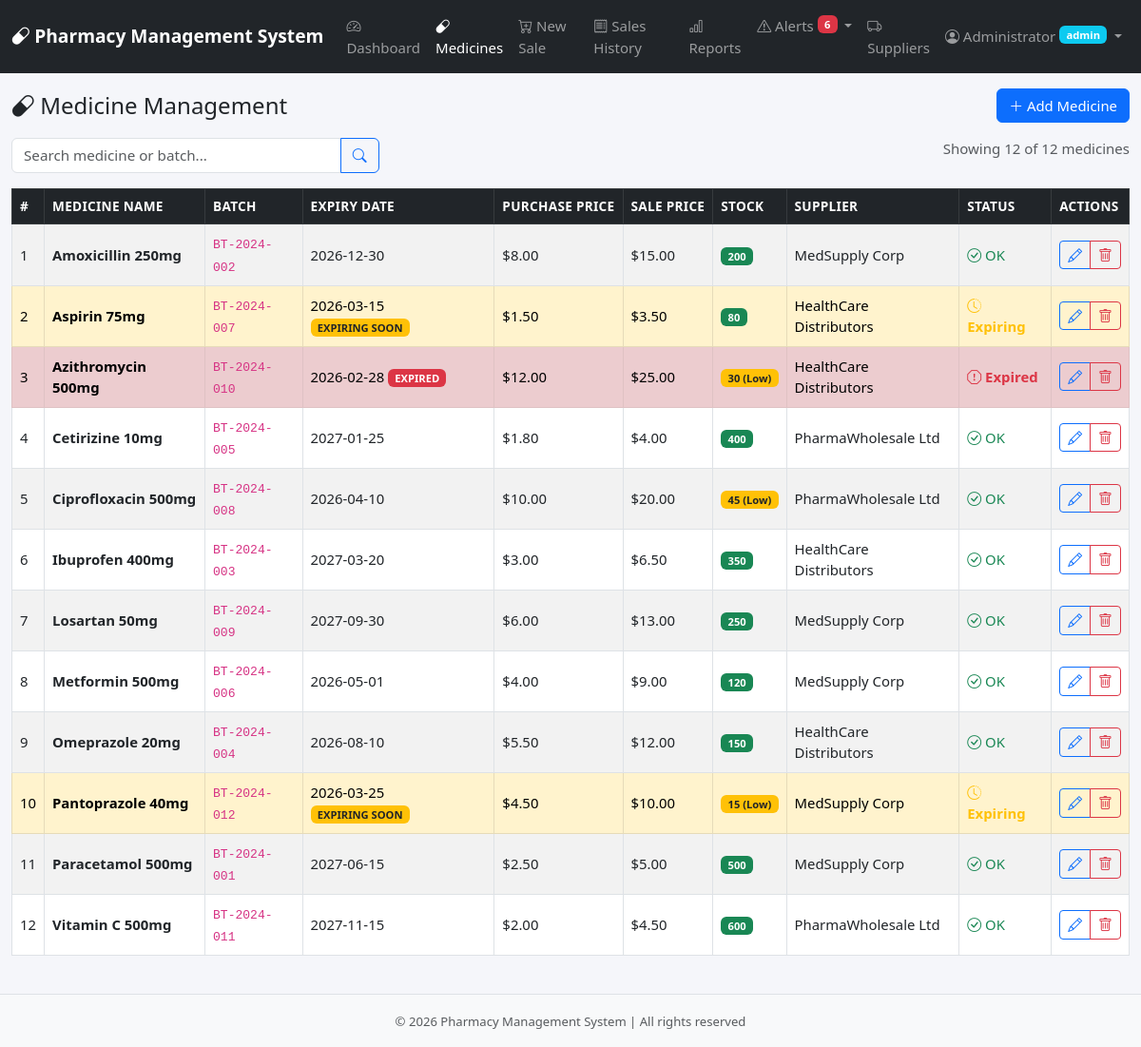
The page /admin/medicines.php (signed in) on the database its author committed.
### tables this page shows
CREATE TABLE `medicines` (
    `id` INT UNSIGNED AUTO_INCREMENT PRIMARY KEY,
    `name` VARCHAR(200) NOT NULL,
    `batch_number` VARCHAR(50) NOT NULL,
    `expiry_date` DATE NOT NULL,
    `purchase_price` DECIMAL(10,2) NOT NULL CHECK (`purchase_price` > 0),
    `sale_price` DECIMAL(10,2) NOT NULL CHECK (`sale_price` > 0),
    `quantity` INT NOT NULL DEFAULT 0 CHECK (`quantity` >= 0),
    `supplier_id` INT UNSIGNED DEFAULT NULL,
    `created_at` DATETIME NOT NULL DEFAULT CURRENT_TIMESTAMP,
    `updated_at` DATETIME DEFAULT NULL ON UPDATE CURRENT_TIMESTAMP,
    INDEX `idx_medicines_name` (`name`),
    INDEX `idx_medicines_expiry` (`expiry_date`),
    INDEX `idx_medicines_batch` (`batch_number`),
    INDEX `idx_medicines_quantity` (`quantity`),
    CONSTRAINT `fk_medicines_supplier` FOREIGN KEY (`supplier_id`) REFERENCES `suppliers`(`id`) ON DELETE SET NULL
);

CREATE TABLE `suppliers` (
    `id` INT UNSIGNED AUTO_INCREMENT PRIMARY KEY,
    `name` VARCHAR(150) NOT NULL,
    `phone` VARCHAR(20) DEFAULT NULL,
    `email` VARCHAR(150) DEFAULT NULL,
    `address` TEXT DEFAULT NULL,
    `created_at` DATETIME NOT NULL DEFAULT CURRENT_TIMESTAMP
);

### config/db.php (called while the page is built, shortened)
<?php
function isAdmin() {
    return isset($_SESSION['user_role']) && $_SESSION['user_role'] === 'admin';
}
function h($string) {
    return htmlspecialchars($string, ENT_QUOTES, 'UTF-8');
}

### admin/medicines.php (the view, shortened to what this page needs)
<?php
require_once __DIR__ . '/../includes/header.php';
$db = getDB();
$search = trim($_GET['search'] ?? '');
$where = '';
$params = [];
$page = max(1, intval($_GET['page'] ?? 1));
$perPage = 20;
$offset = ($page - 1) * $perPage;
$countQuery = "SELECT COUNT(*) FROM medicines m $where";
$countStmt = $db->prepare($countQuery);
$countStmt->execute($params);
$totalRows = $countStmt->fetchColumn();
$query = "SELECT m.*, s.name as supplier_name FROM medicines m LEFT JOIN suppliers s ON m.supplier_id = s.id $where ORDER BY m.name ASC LIMIT $perPage OFFSET $offset";
$stmt = $db->prepare($query);
$stmt->execute($params);
$medicines = $stmt->fetchAll();
$today = date('Y-m-d');
$warningDate = date('Y-m-d', strtotime("+".EXPIRY_WARNING_DAYS." days"));
?>
<div class="d-flex justify-content-between align-items-center mb-3">
    <h4 class="mb-0"><i class="bi bi-capsule"></i> Medicine Management</h4>
    <button class="btn btn-primary" data-bs-toggle="modal" data-bs-target="#medicineModal" onclick="resetForm()">
        <i class="bi bi-plus-lg"></i> Add Medicine
    </button>
</div>
<form method="GET" class="row g-2 mb-3">
    <div class="col-md-4">
        <div class="input-group">
            <input type="text" class="form-control" name="search" value="<?= h($search) ?>" placeholder="Search medicine or batch...">
            <button class="btn btn-outline-primary" type="submit"><i class="bi bi-search"></i></button>
        </div>
    </div>
    <div class="col-md-8 text-end text-muted">
        Showing <?= count($medicines) ?> of <?= $totalRows ?> medicines
    </div>
</form>
<div class="table-responsive">
    <table class="table table-bordered table-hover table-striped align-middle">
        <thead class="table-dark">
            <tr>
                <th>#</th>
                <th>Medicine Name</th>
                <th>Batch</th>
                <th>Expiry Date</th>
                <th>Purchase Price</th>
                <th>Sale Price</th>
                <th>Stock</th>
                <th>Supplier</th>
                <th>Status</th>
                <th>Actions</th>
            </tr>
        </thead>
        <tbody>
            <?php if (empty($medicines)): ?>
                <tr><td colspan="10" class="text-center text-muted py-3">No medicines found.</td></tr>
            <?php else: ?>
                <?php foreach ($medicines as $i => $m):
                    $isExpired = $m['expiry_date'] < $today;
                    $isExpiringSoon = !$isExpired && $m['expiry_date'] <= $warningDate;
                    $isLowStock = $m['quantity'] > 0 && $m['quantity'] <= LOW_STOCK_THRESHOLD;
                    $isOutOfStock = $m['quantity'] == 0;
                    $rowClass = $isExpired ? 'table-danger' : ($isExpiringSoon ? 'table-warning' : '');
                ?>
                <tr class="<?= $rowClass ?>">
                    <td><?= $offset + $i + 1 ?></td>
                    <td class="fw-semibold"><?= h($m['name']) ?></td>
                    <td><code><?= h($m['batch_number']) ?></code></td>
                    <td>
                        <?= h($m['expiry_date']) ?>
                        <?php if ($isExpired): ?>
                            <span class="badge bg-danger">EXPIRED</span>
                        <?php elseif ($isExpiringSoon): ?>
                            <span class="badge bg-warning text-dark">EXPIRING SOON</span>
                        <?php endif; ?>
                    </td>
                    <td>$<?= number_format($m['purchase_price'], 2) ?></td>
                    <td>$<?= number_format($m['sale_price'], 2) ?></td>
                    <td>
                        <?php if ($isOutOfStock): ?>
                            <span class="badge bg-dark">OUT OF STOCK</span>
                        <?php elseif ($isLowStock): ?>
                            <span class="badge bg-warning text-dark"><?= $m['quantity'] ?> (Low)</span>
                        <?php else: ?>
                            <span class="badge bg-success"><?= $m['quantity'] ?></span>
                        <?php endif; ?>
                    </td>
                    <td><?= h($m['supplier_name'] ?? '—') ?></td>
                    <td>
                        <?php if ($isExpired): ?>
                            <span class="text-danger fw-bold"><i class="bi bi-exclamation-octagon"></i> Expired</span>
                        <?php elseif ($isExpiringSoon): ?>
                            <span class="text-warning fw-bold"><i class="bi bi-clock-history"></i> Expiring</span>
                        <?php elseif ($isOutOfStock): ?>
                            <span class="text-dark"><i class="bi bi-x-circle"></i> No Stock</span>
                        <?php else: ?>
                            <span class="text-success"><i class="bi bi-check-circle"></i> OK</span>
                        <?php endif; ?>
                    </td>
                    <td>
                        <div class="btn-group btn-group-sm">
                            <button class="btn btn-outline-primary" onclick="editMedicine(<?= htmlspecialchars(json_encode($m), ENT_QUOTES) ?>)" title="Edit">
                                <i class="bi bi-pencil"></i>
                            </button>
                            <?php if (isAdmin()): ?>
                            <a href="?delete=<?= $m['id'] ?>" class="btn btn-outline-danger"
                               onclick="return confirm('Are you sure you want to delete <?= h($m['name']) ?>? This cannot be undone.')" title="Delete">
                                <i class="bi bi-trash"></i>
                            </a>
                            <?php endif; ?>
                        </div>
                    </td>
                </tr>
                <?php endforeach; ?>
            <?php endif; ?>
        </tbody>
    </table>
</div>
<?php require_once __DIR__ . '/../includes/footer.php'; ?>

### assets/css/style.css (style rules this page uses)
body { font-size: 15px; background-color: #f5f6fa; }
.table th { font-size: 0.85rem; text-transform: uppercase; letter-spacing: 0.3px; white-space: nowrap; }
.table td { font-size: 0.93rem; vertical-align: middle; }
.form-control, .form-select { font-size: 0.95rem; }
.btn { font-size: 0.93rem; }
.btn-group-sm .btn { padding: 0.2rem 0.5rem; }
.badge { font-weight: 600; }

### rows shown on the page
medicines: i "1", name "Amoxicillin 250mg", batch_number "BT-2024-002", expiry_date "2026-12-30", purchase_price "8.00", sale_price "15.00", quantity "200", supplier.name "MedSupply Corp", shows "OK"
medicines: i "2", name "Aspirin 75mg", batch_number "BT-2024-007", expiry_date "2026-03-15", shows "EXPIRING SOON", purchase_price "1.50", sale_price "3.50", quantity "80", supplier.name "HealthCare Distributors", shows "Expiring"
medicines: i "3", name "Azithromycin 500mg", batch_number "BT-2024-010", expiry_date "2026-02-28", shows "EXPIRED", purchase_price "12.00", sale_price "25.00", quantity "30", supplier.name "HealthCare Distributors", shows "Expired"
medicines: i "4", name "Cetirizine 10mg", batch_number "BT-2024-005", expiry_date "2027-01-25", purchase_price "1.80", sale_price "4.00", quantity "400", supplier.name "PharmaWholesale Ltd", shows "OK"
medicines: i "5", name "Ciprofloxacin 500mg", batch_number "BT-2024-008", expiry_date "2026-04-10", purchase_price "10.00", sale_price "20.00", quantity "45", supplier.name "PharmaWholesale Ltd", shows "OK"
medicines: i "6", name "Ibuprofen 400mg", batch_number "BT-2024-003", expiry_date "2027-03-20", purchase_price "3.00", sale_price "6.50", quantity "350", supplier.name "HealthCare Distributors", shows "OK"
medicines: i "7", name "Losartan 50mg", batch_number "BT-2024-009", expiry_date "2027-09-30", purchase_price "6.00", sale_price "13.00", quantity "250", supplier.name "MedSupply Corp", shows "OK"
medicines: i "8", name "Metformin 500mg", batch_number "BT-2024-006", expiry_date "2026-05-01", purchase_price "4.00", sale_price "9.00", quantity "120", supplier.name "MedSupply Corp", shows "OK"
medicines: i "9", name "Omeprazole 20mg", batch_number "BT-2024-004", expiry_date "2026-08-10", purchase_price "5.50", sale_price "12.00", quantity "150", supplier.name "HealthCare Distributors", shows "OK"
medicines: i "10", name "Pantoprazole 40mg", batch_number "BT-2024-012", expiry_date "2026-03-25", shows "EXPIRING SOON", purchase_price "4.50", sale_price "10.00", quantity "15", supplier.name "MedSupply Corp", shows "Expiring"
medicines: i "11", name "Paracetamol 500mg", batch_number "BT-2024-001", expiry_date "2027-06-15", purchase_price "2.50", sale_price "5.00", quantity "500", supplier.name "MedSupply Corp", shows "OK"
medicines: i "12", name "Vitamin C 500mg", batch_number "BT-2024-011", expiry_date "2027-11-15", purchase_price "2.00", sale_price "4.50", quantity "600", supplier.name "PharmaWholesale Ltd", shows "OK"

### other values the page prints
APP_NAME "Pharmacy Management System"
$totalAlerts "6"
$_SESSION['user_name'] "Administrator"
$_SESSION['user_role'] "admin"
count($medicines) "12"
$totalRows "12"
